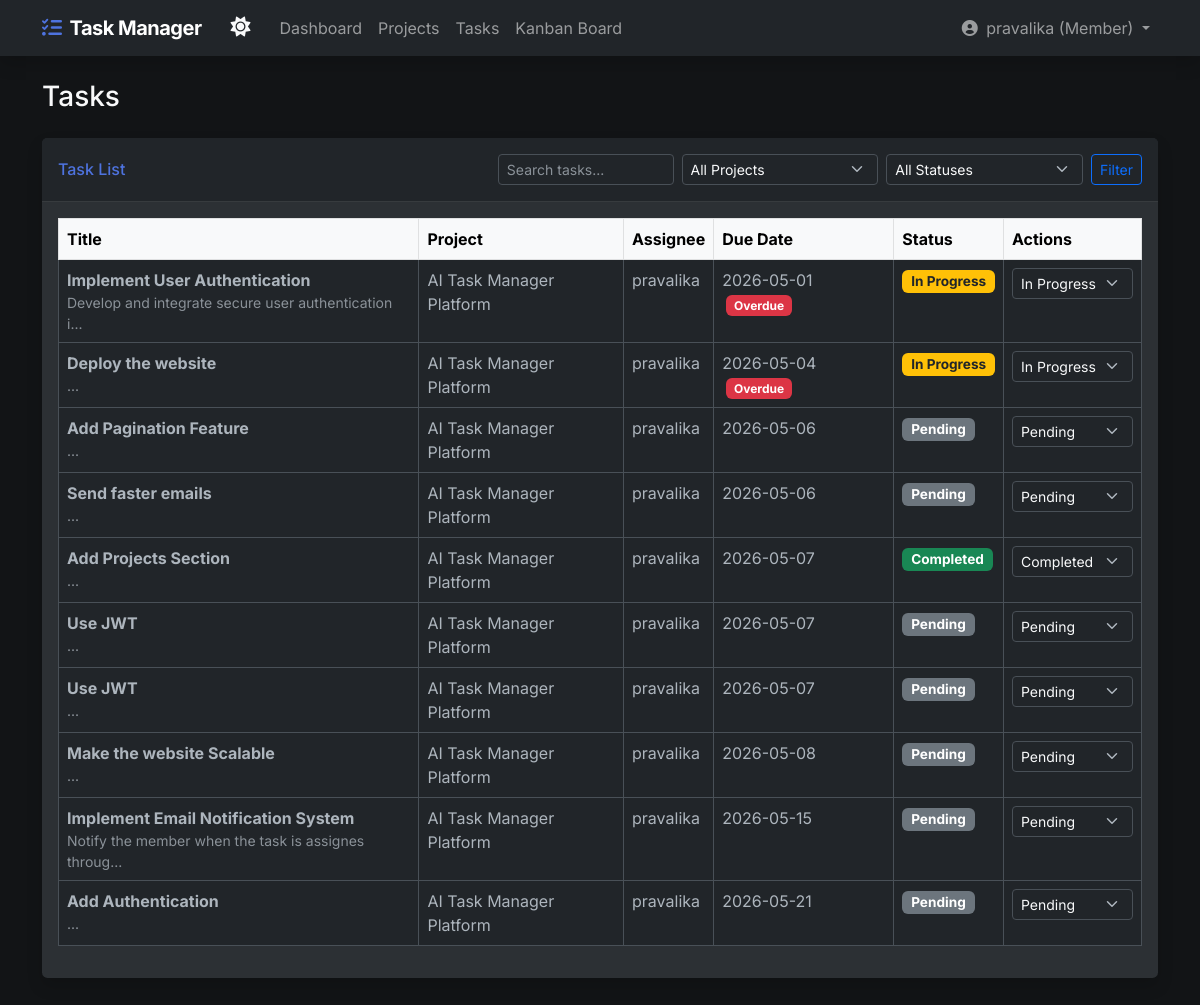
The page /tasks (signed in) on the database its author committed.
### models.py (models this page shows, shortened)
class User(db.Model):
    id = db.Column(db.Integer, primary_key=True)
    username = db.Column(db.String(50), unique=True, nullable=False)
    email = db.Column(db.String(120), unique=True, nullable=False)
    password = db.Column(db.String(255), nullable=False)
    role = db.Column(db.String(20), nullable=False, default='Member') # Admin or Member
    tasks = db.relationship('Task', backref='assignee', lazy=True)
    projects = db.relationship('Project', secondary=project_members, back_populates='members')

class Task(db.Model):
    id = db.Column(db.Integer, primary_key=True)
    title = db.Column(db.String(100), nullable=False)
    description = db.Column(db.Text, nullable=True)
    due_date = db.Column(db.Date, nullable=False)
    status = db.Column(db.String(20), nullable=False, default='Pending') # Pending, In Progress, Completed
    project_id = db.Column(db.Integer, db.ForeignKey('project.id'), nullable=False)
    user_id = db.Column(db.Integer, db.ForeignKey('user.id'), nullable=True)

class Project(db.Model):
    id = db.Column(db.Integer, primary_key=True)
    name = db.Column(db.String(100), nullable=False)
    description = db.Column(db.Text, nullable=True)
    created_at = db.Column(db.DateTime, default=datetime.utcnow)
    admin_id = db.Column(db.Integer, db.ForeignKey('user.id'), nullable=False)
    tasks = db.relationship('Task', backref='project', lazy=True, cascade='all, delete-orphan')
    members = db.relationship('User', secondary=project_members, back_populates='projects')

### routes/tasks.py (the view)
@tasks_bp.route('/tasks')
def list_tasks():
    if not g.user:
        return redirect(url_for('auth.login'))
    project_id = request.args.get('project_id')
    status_filter = request.args.get('status')
    search_query = request.args.get('q')
    page = request.args.get('page', 1, type=int)
    query = Task.query
    if g.user.role != 'Admin':
        query = query.filter_by(user_id=g.user.id)
    if project_id:
        query = query.filter_by(project_id=project_id)
    if status_filter:
        query = query.filter_by(status=status_filter)
    if search_query:
        query = query.filter(Task.title.ilike(f'%{search_query}%'))
    if g.user.role == 'Admin':
        projects = Project.query.all()
    else:
        projects = Project.query.filter(Project.members.any(id=g.user.id)).all()
    tasks = query.order_by(Task.due_date.asc()).paginate(page=page, per_page=10, error_out=False)
    return render_template('tasks.html', tasks=tasks, today=datetime.today().date(), projects=projects)

### templates/tasks.html (shortened to what this page needs)
{% extends 'base.html' %}
{% block content %}
<div class="d-sm-flex align-items-center justify-content-between mb-4">
    <h1 class="h3 mb-0 text-gray-800">Tasks</h1>
</div>
<div class="card shadow mb-4">
    <div class="card-header py-3 d-flex flex-row align-items-center justify-content-between bg-white">
        <h6 class="m-0 font-weight-bold text-primary">Task List</h6>
        <form class="d-flex align-items-center" method="GET" action="{{ url_for('tasks.list_tasks') }}">
            <input type="text" class="form-control form-control-sm me-2" name="q" placeholder="Search tasks..." value="{{ request.args.get('q', '') }}">
            <select class="form-select form-select-sm me-2" name="project_id">
                <option value="">All Projects</option>
            </select>
            <select class="form-select form-select-sm me-2" name="status">
                <option value="">All Statuses</option>
            </select>
            <button class="btn btn-sm btn-outline-primary" type="submit">Filter</button>
        </form>
    </div>
    <div class="card-body">
        <div class="table-responsive">
            <table class="table table-bordered table-hover" width="100%" cellspacing="0">
                <thead class="table-light">
                    <tr>
                        <th>Title</th>
                        <th>Project</th>
                        <th>Assignee</th>
                        <th>Due Date</th>
                        <th>Status</th>
                        <th>Actions</th>
                    </tr>
                </thead>
                <tbody>
                    {% for task in tasks.items %}
                    <tr class="{% if task.due_date < today and task.status != 'Completed' %}overdue-row{% endif %}">
                        <td>
                            <strong>{{ task.title }}</strong>
                            <div class="small text-muted">{{ task.description[:50] }}...</div>
                        </td>
                        <td>{{ task.project.name }}</td>
                        <td>{{ task.assignee.username if task.assignee else 'Unassigned' }}</td>
                        <td>
                            {{ task.due_date.strftime('%Y-%m-%d') }}
                            {% if task.due_date < today and task.status != 'Completed' %}
                            <span class="badge bg-danger ms-1">Overdue</span>
                            {% endif %}
                        </td>
                        <td>
                            {% if task.status == 'Completed' %}
                            <span class="badge bg-success status-badge">Completed</span>
                            {% elif task.status == 'In Progress' %}
                            <span class="badge bg-warning text-dark status-badge">In Progress</span>
                            {% else %}
                            <span class="badge bg-secondary status-badge">Pending</span>
                            {% endif %}
                        </td>
                        <td>
                            <form method="POST" action="{{ url_for('tasks.update_task_status', task_id=task.id) }}" class="d-inline">
                                <select name="status" class="form-select form-select-sm d-inline-block w-auto" onchange="this.form.submit()">
                                    <option value="Pending" {% if task.status == 'Pending' %}selected{% endif %}>Pending</option>
                                    <option value="In Progress" {% if task.status == 'In Progress' %}selected{% endif %}>In Progress</option>
                                    <option value="Completed" {% if task.status == 'Completed' %}selected{% endif %}>Completed</option>
                                </select>
                            </form>
                        </td>
                    </tr>
                    {% else %}
                    <tr>
                        <td colspan="6" class="text-center">No tasks found.</td>
                    </tr>
                    {% endfor %}
                </tbody>
            </table>
        </div>
    </div>
    </div>
</div>
{% endblock %}

### templates/base.html (shortened to what this page needs)
<!DOCTYPE html>
<html lang="en" data-bs-theme="dark">
<head>
    <link href="https://cdn.jsdelivr.net/npm/bootstrap@5.3.0/dist/css/bootstrap.min.css" rel="stylesheet">
    <link href="https://cdnjs.cloudflare.com/ajax/libs/font-awesome/6.0.0/css/all.min.css" rel="stylesheet">
    <link href="{{ url_for('static', filename='css/style.css') }}" rel="stylesheet">
</head>
<body>
    <nav class="navbar navbar-expand-lg navbar-dark bg-dark mb-4 shadow">
        <div class="container">
            <a class="navbar-brand" href="{{ url_for('dashboard.dashboard') }}"><i class="fas fa-tasks text-primary me-2"></i>Task Manager</a>
            <div class="d-flex align-items-center">
                <button class="btn btn-link text-light text-decoration-none me-2" id="theme-toggle" title="Toggle Theme">
                    <i class="fas fa-moon fs-5" id="theme-icon"></i>
                </button>
            </div>
            <div class="collapse navbar-collapse" id="navbarNav">
                {% if g.user %}
                <ul class="navbar-nav me-auto">
                    <li class="nav-item">
                        <a class="nav-link" href="{{ url_for('dashboard.dashboard') }}">Dashboard</a>
                    </li>
                    <li class="nav-item">
                        <a class="nav-link" href="{{ url_for('projects.list_projects') }}">Projects</a>
                    </li>
                    <li class="nav-item">
                        <a class="nav-link" href="{{ url_for('tasks.list_tasks') }}">Tasks</a>
                    </li>
                    <li class="nav-item">
                        <a class="nav-link" href="{{ url_for('tasks.kanban') }}">Kanban Board</a>
                    </li>
                </ul>
                <ul class="navbar-nav">
                    <li class="nav-item dropdown">
                        <a class="nav-link dropdown-toggle" href="#" id="navbarDropdown" role="button" data-bs-toggle="dropdown">
                            <i class="fas fa-user-circle me-1"></i> {{ g.user.username }} ({{ g.user.role }})
                        </a>
                    </li>
                </ul>
                {% else %}
                <ul class="navbar-nav ms-auto">
                    <li class="nav-item"><a class="nav-link" href="{{ url_for('auth.login') }}">Login</a></li>
                    <li class="nav-item"><a class="nav-link" href="{{ url_for('auth.signup') }}">Sign Up</a></li>
                </ul>
                {% endif %}
            </div>
        </div>
    </nav>
    <div class="container pb-5">
        {% block content %}{% endblock %}
</body>
</html>

### static/css/style.css (style rules this page uses)
body { background-color: #f8f9fc; font-family: 'Inter', sans-serif; }
.card { border: none; box-shadow: 0 0.15rem 1.75rem 0 rgba(58, 59, 69, 0.15); border-radius: 0.35rem; }
.text-primary { color: #4e73df !important; }
.navbar-brand { font-weight: 700; letter-spacing: -0.5px; }
.overdue-row { background-color: rgba(231, 74, 59, 0.1); }
.status-badge { font-size: 0.85rem; padding: 0.35em 0.65em; }
[data-bs-theme="dark"] body { background-color: #121416; }
[data-bs-theme="dark"] .bg-white { background-color: #212529 !important; }
[data-bs-theme="dark"] .text-gray-800 { color: #f8f9fa !important; }
[data-bs-theme="dark"] .card { background-color: #2c3034; border-color: #373b3e; }
[data-bs-theme="dark"] .card-header { background-color: #212529; border-bottom-color: #373b3e; }
[data-bs-theme="dark"] .table { color: #f8f9fa; }
[data-bs-theme="dark"] .form-control, [data-bs-theme="dark"] .form-select { background-color: #212529; color: #f8f9fa; border-color: #495057; }
[data-bs-theme="dark"] .table-light { background-color: #212529; color: #f8f9fa; }

### rows shown on the page
User: user.username "pravalika", user.role "Member"
Task: title "Implement User Authentication", description "Develop and integrate secure user authentication i", project.name "AI Task Manager Platform", assignee "pravalika", due_date "2026-05-01", shows "Overdue", shows "In Progress", status "In Progress"
Task: title "Deploy the website", project.name "AI Task Manager Platform", assignee "pravalika", due_date "2026-05-04", shows "Overdue", shows "In Progress", status "In Progress"
Task: title "Add Pagination Feature", project.name "AI Task Manager Platform", assignee "pravalika", due_date "2026-05-06", shows "Pending", status "Pending"
Task: title "Send faster emails", project.name "AI Task Manager Platform", assignee "pravalika", due_date "2026-05-06", shows "Pending", status "Pending"
Task: title "Add Projects Section", project.name "AI Task Manager Platform", assignee "pravalika", due_date "2026-05-07", shows "Completed", status "Completed"
Task: title "Use JWT", project.name "AI Task Manager Platform", assignee "pravalika", due_date "2026-05-07", shows "Pending", status "Pending"
Task: title "Use JWT", project.name "AI Task Manager Platform", assignee "pravalika", due_date "2026-05-07", shows "Pending", status "Pending"
Task: title "Make the website Scalable", project.name "AI Task Manager Platform", assignee "pravalika", due_date "2026-05-08", shows "Pending", status "Pending"
Task: title "Implement Email Notification System", description "Notify the member when the task is assignes throug", project.name "AI Task Manager Platform", assignee "pravalika", due_date "2026-05-15", shows "Pending", status "Pending"
Task: title "Add Authentication", project.name "AI Task Manager Platform", assignee "pravalika", due_date "2026-05-21", shows "Pending", status "Pending"
